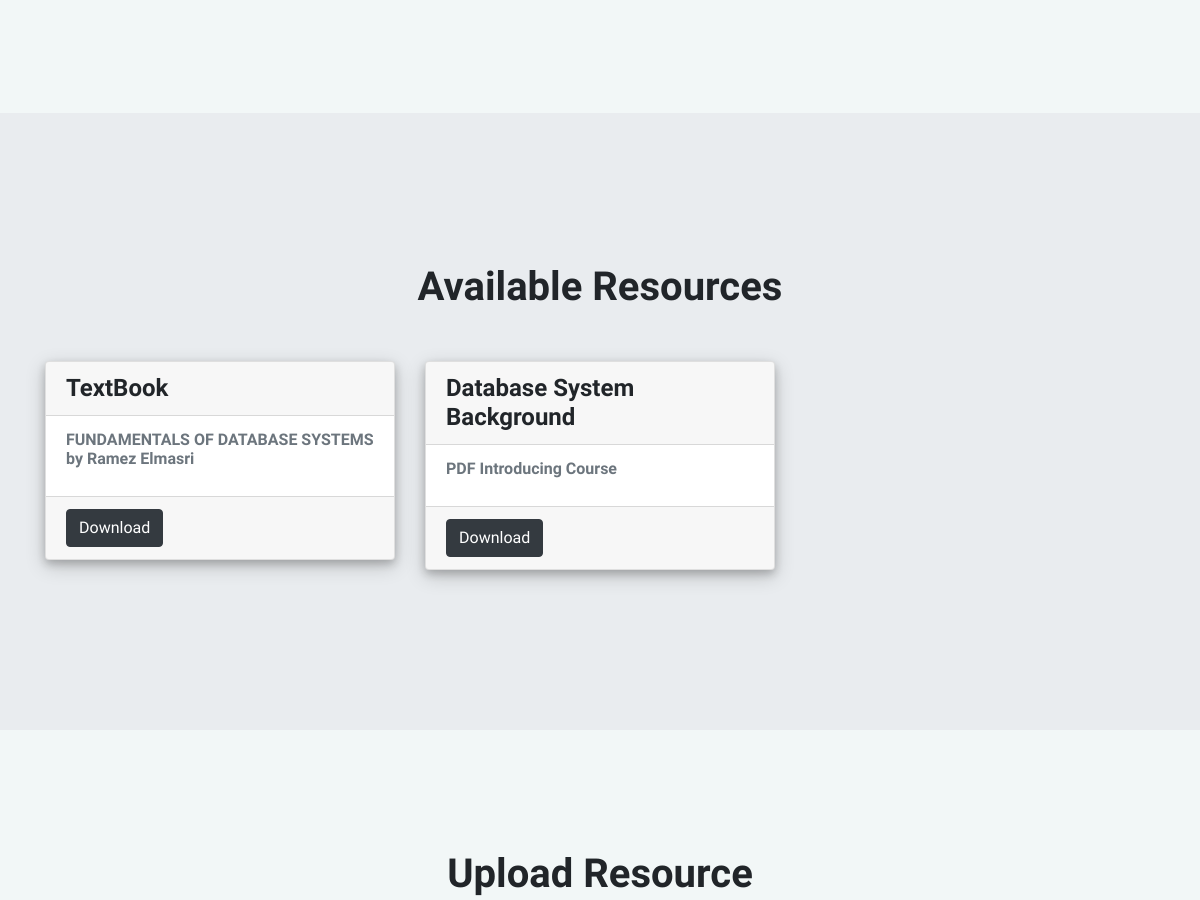
The app's page /course/CS251 (middle part), older data.
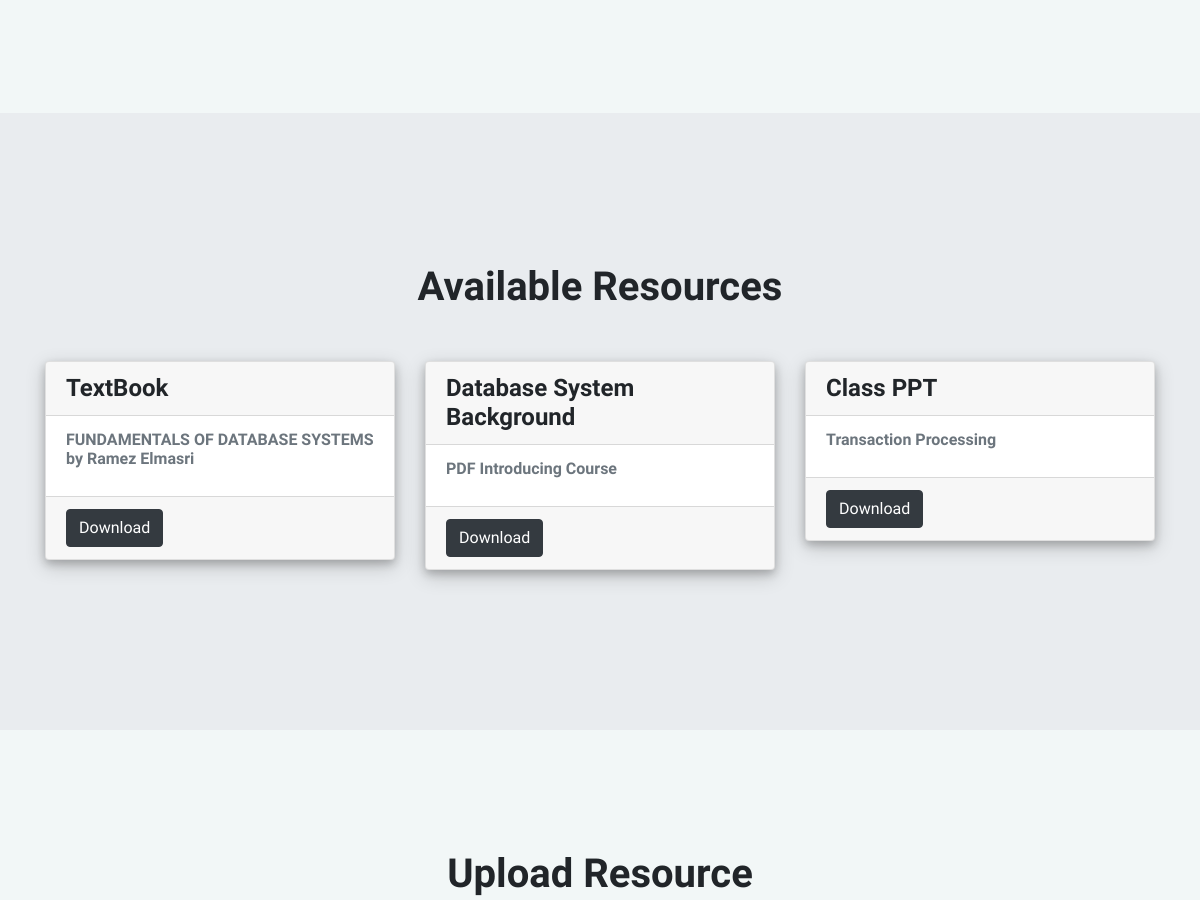
The same page, newer data.
### app/models.py (models this page shows)
class Resource(models.Model):
    RNo = models.AutoField(primary_key=True)
    RName = models.CharField(max_length=100)
    RDes = models.CharField(max_length=200)
    CCode = models.ForeignKey(Course, on_delete=models.CASCADE)
    UNumber = models.ForeignKey(Uploader, on_delete=models.CASCADE)
    filepath = models.FileField(upload_to="resources", default="")
    created_at=models.DateTimeField(auto_now_add=True)
    updated_at=models.DateTimeField(auto_now=True)
    times_visited=models.IntegerField(default=0)

### app/views.py (the view)
# urls.py: path('course/<str:CCode>', views.Crs),
def Crs(request, CCode):
    departments = Department.objects.all()
    params = {'departments': departments}
    course = Course.objects.filter(CCode=CCode)
    resources = Resource.objects.filter(CCode=CCode)
    rs = True
    if(resources):
        rs = True
    else:
        rs = False
    return render(request, 'app/course.html', {'course': course[0], 'resources': resources, 'departments': departments, 'rs': rs})

### app/models.py (called while the page is built)
    def __str__(self):
        return self.DName

### app/templates/app/course.html (shortened to what this page needs)
{% extends "layout.html" %} {% block body %}
<div class="container" style="margin-top: 100px; margin-bottom: 100px;">
  <div class="row row-content" style="margin-top: 50px; margin-bottom: 50px;">
  </div>
</div>
<div style="background-color: #E9ECEF; padding-top: 30px; padding-bottom: 30px;">
  <div class="container" style="margin-top: 100px; margin-bottom: 100px;">
    <div class="row row-content">
      <div class="col-12" style="text-align: center;">
        {% if rs %}
        <h1>Available Resources</h1>
        {% endif %}
      </div>
    </div>
    <div class="row row-content">
      {% if rs %}
      {% for resource in resources %}
      <div class="col-12 col-md-4">
        <div class="card card-dept">
          <div class="card-header">
            <h4>
              {{ resource.RName }}
            </h4>
          </div>
          <div class="card-body">
            <h6 class="card-subtitle mb-2 text-muted">
              {{ resource.RDes }}
            </h6>
          </div>
          <div class="card-footer">
            <form action="/Popularity_check" method="POST" enctype="multipart/form-data" >
            <a href="{{ resource.filepath.url }}" target="_blank"><button class="btn btn-dark" value=" {{ resource.RNo }} " name="Resource_no" type="submit">Download </button></a>
            </form>
            </div>
        </div>
      </div>
      {% endfor %}
      {% endif %}
    </div>
  </div>
</div>
<div class="container" style="margin-top: 100px; margin-bottom: 100px;">
  <div class="row row-content">
    <div class="col-12" style="text-align: center;">
      <h1>Upload Resource</h1>
    </div>
  </div>
</div>
{% endblock %}

Row changes from the older to the newer data that the page shows:
added Resource: RName "Class PPT", RDes "Transaction Processing", {{ resource.RNo }} 11 (drawn)
